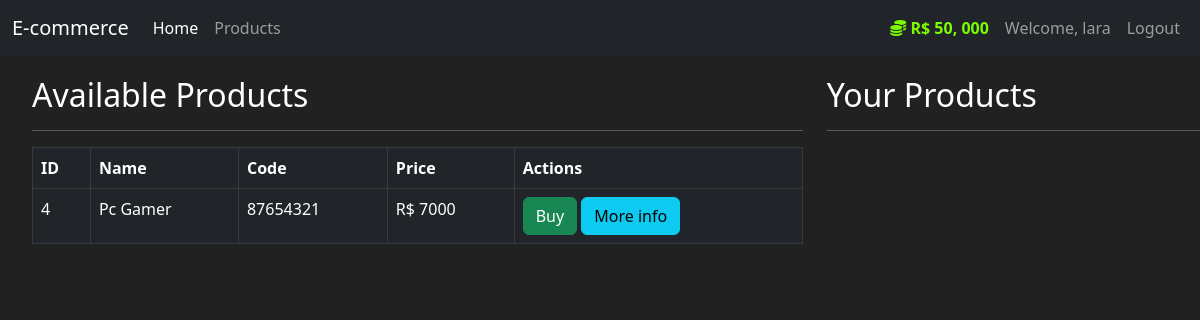
Screenshot of /produtos (signed in) with the database file from the repository.
### ecommerce/models.py (models this page shows, shortened)
class User(db.Model, UserMixin):
    id = db.Column(db.Integer, primary_key=True)
    usuario = db.Column(db.String(length=30), nullable=False, unique=True)
    email = db.Column(db.String(length=50), nullable=False, unique=True)
    senha = db.Column(db.String(length=15), nullable=False, unique=True)
    credito = db.Column(db.Integer, nullable=False, default=50000)
    itens = db.relationship('Item', backref='dono_user', lazy=True)
    @property
    def formata_valor(self):
        if len(str(self.credito)) >= 4:
            return f'R$ {str(self.credito)[:-3]}, {str(self.credito)[-3:]}'
        else:
            return f'R$ {self.credito}'
    @property
    def senhacrip(self):
        return self.senhacrip

class Item(db.Model):
    id = db.Column(db.Integer, primary_key=True)
    nome = db.Column(db.String(length=30), nullable=False, unique=True)
    cod = db.Column(db.String(length=8), nullable=False, unique=True)
    preco = db.Column(db.Integer, nullable=False)
    desc = db.Column(db.String(length=1024), nullable=False, unique=True)
    dono = db.Column(db.Integer, db.ForeignKey('user.id'))

### ecommerce/routes.py (the view, shortened to what this page needs)
@app.route('/produtos', methods=['GET', 'POST'])
@login_required
def page_produtos():
    compra_form = CompraProdutoForm()
    if request.method == 'GET':
        itens = Item.query.filter_by(dono=None)
        return render_template("produtos.html", itens=itens, compra_form=compra_form)

### ecommerce/models.py (called while the page is built)
@login_manager.user_loader
def load_user(user_id):
    return User.query.get(int(user_id))

### ecommerce/templates/produtos.html (shortened to what this page needs)
{% extends 'base.html' %}
{% block conteudo %}
    <div class="row", style="margin-top: 20px; margin-left: 20px;">
        <div class="col-8">
            <h2>Available Products</h2>
                <hr>
                <table class="table table-hover table-dark table-bordered">
                    <thead>
                        <tr>
                            <th scope="col">ID</th>
                            <th scope="col">Name</th>
                            <th scope="col">Code</th>
                            <th scope="col">Price</th>
                            <th scope="col">Actions</th>
                        </tr>
                    </thead>
                    <tbody>
                        {% for item in itens %}
                        <tr>
                            <td>{{item.id}}</td>
                            <td>{{item.nome}}</td>
                            <td>{{item.cod}}</td>
                            <td>R$ {{item.preco}}</td>
                            <td>
                                <button data-bs-toggle="modal" data-bs-target="#exampleModalCompra-{{item.id}}" class="btn btn-outline btn-success">Buy</button>
                                <button data-bs-toggle="modal" data-bs-target="#exampleModal-{{item.id}}" class="btn btn-outline btn-info">More info</button>
                            </td>
                        </tr>
                        {% endfor %}
                    </tbody>
                </table>
        </div>
        <div class="col-4">
            <h2>Your Products</h2>
            <hr>
        </div>
    </div>
{% endblock %}

### ecommerce/templates/base.html (shortened to what this page needs)
<!DOCTYPE html>
<html lang="en">
<head>
    <link rel="stylesheet" href="https://cdn.jsdelivr.net/npm/bootstrap@5.2.3/dist/css/bootstrap.min.css">
</head>
<body>
    <nav class="navbar navbar-expand-lg navbar-dark bg-dark">
        <div class="container-fluid">
          <a class="navbar-brand" href="#">E-commerce</a>
          <div class="collapse navbar-collapse" id="navbarNavAltMarkup">
            <div class="navbar-nav me-auto">
              <a class="nav-link active" aria-current="page" href="{{url_for('page_home')}}">Home</a>
              <a class="nav-link" href="{{url_for('page_produtos')}}">Products</a>
            </div>
            {% if current_user.is_authenticated %}
            <div class="navbar-nav ms-auto">
              <a class="nav-link" style="color: lawngreen; font-weight: bold;">
                <i class="fas fa-coins"></i>
                {{ current_user.formata_valor }}
              </a>
              <a class="nav-link">Welcome, {{ current_user.usuario }}</a>
              <a class="nav-link" href="{{url_for('page_logout')}}">Logout</a>
            </div>
            {% else %}
            <div class="navbar-nav ms-auto">
              <a class="nav-link" href="{{url_for('page_login')}}">Login</a>
              <a class="nav-link" href="{{url_for('page_cadastro')}}">Register</a>
            </div>
            {% endif %}
          </div>
        </div>
      </nav>
      {% block conteudo %}
       {% endblock %}
</body>
</html>

### ecommerce/templates/base.html (style rules this page uses)
body { background-color: #212121; color: white; }

### rows the page displays
User: formata_valor "R$ 50, 000", usuario "lara"
Item: id "4", nome "Pc Gamer", cod "87654321", preco "7000"
